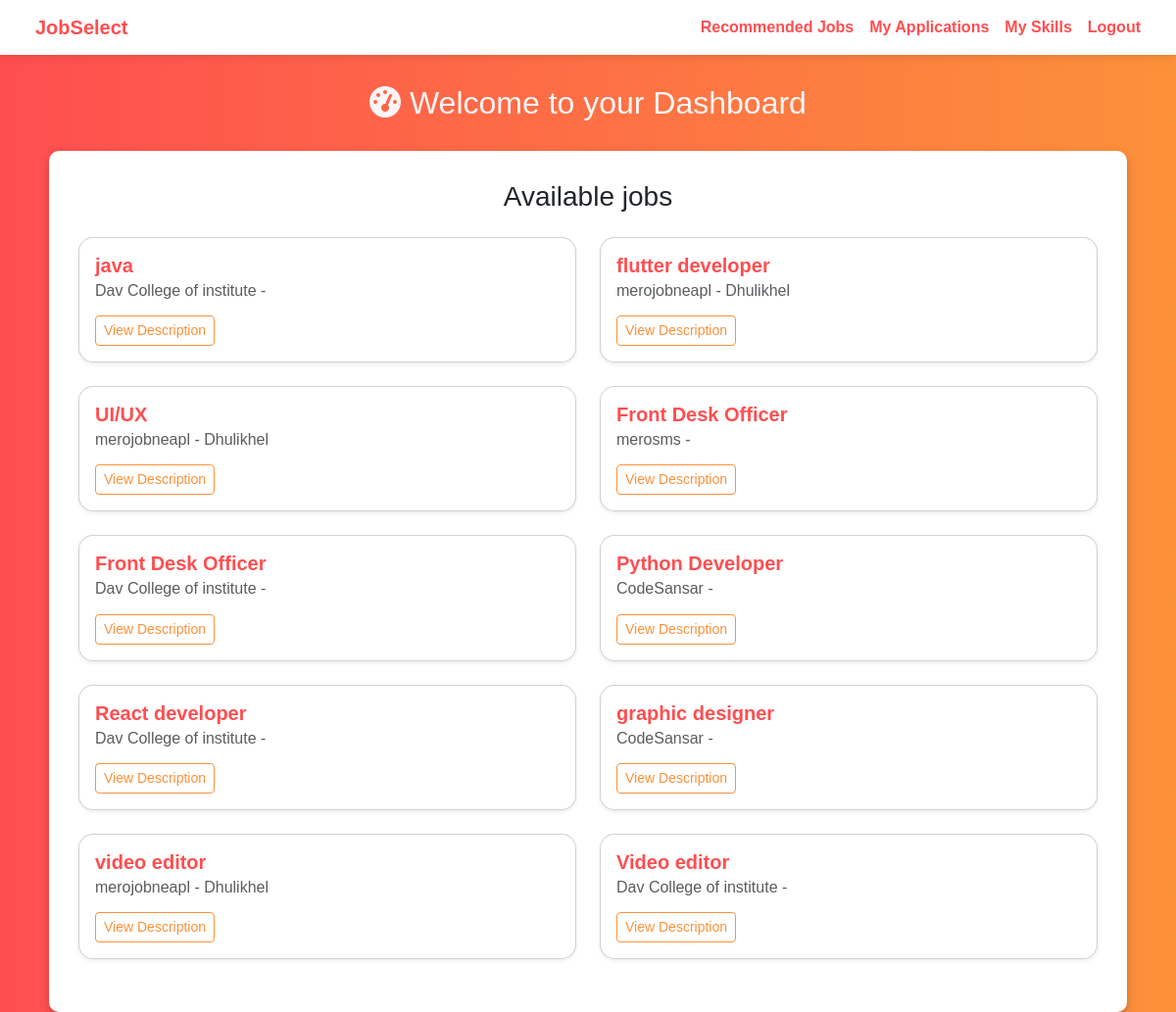
Screenshot of /users/dashboard.php (signed in) with the database file from the repository.
### tables this page shows
CREATE TABLE `jobs` (
  `id` int(11) NOT NULL,
  `title` varchar(100) NOT NULL,
  `description` text DEFAULT NULL,
  `category` varchar(100) DEFAULT NULL,
  `category_id` int(11) DEFAULT NULL,
  `company_id` int(11) DEFAULT NULL,
  `created_at` datetime DEFAULT current_timestamp(),
  `location` varchar(255) DEFAULT NULL,
  `status` enum('pending','approved','rejected') DEFAULT 'pending',
  `is_approved` tinyint(4) DEFAULT 0,
  `skills_required` text DEFAULT NULL,
  `applicants_required` int(11) NOT NULL DEFAULT 1,
  `start_date` date NOT NULL,
  `end_date` date NOT NULL
);

CREATE TABLE `companies` (
  `id` int(11) NOT NULL,
  `name` varchar(100) NOT NULL,
  `description` text DEFAULT NULL,
  `company_login_id` int(11) DEFAULT NULL,
  `location` varchar(255) NOT NULL,
  `category` varchar(100) DEFAULT NULL
);

### users/dashboard.php (the view, shortened to what this page needs)
<?php
require_once '../core/database.php';
$result = $conn->query("SELECT jobs.*, companies.name AS company_name, companies.location AS company_location
                        FROM jobs
                        JOIN companies ON jobs.company_id = companies.id
                        WHERE jobs.status = 'approved'");
?>
<!DOCTYPE html>
<html lang="en">
<head>
    <link rel="stylesheet" href="https://cdn.jsdelivr.net/npm/bootstrap@5.3.0/dist/css/bootstrap.min.css">
    <link rel="stylesheet" href="https://cdnjs.cloudflare.com/ajax/libs/font-awesome/6.4.0/css/all.min.css">
</head>
<body>
<nav class="navbar navbar-expand-lg px-4">
    <div class="container-fluid">
        <a class="navbar-brand fw-bold" href="#">JobSelect</a>
        <div class="d-flex gap-3">
            <a class="nav-link" href="../recommended_jobs_combined.php">Recommended Jobs</a>
             <a class="nav-link" href="applications.php">My Applications</a>
            <a class="nav-link" href="my_skills.php">My Skills</a>
            <a class="nav-link" href="logout.php">Logout</a>
        </div>
    </div>
</nav>
<h2 class="dashboard-heading"><i class="fa fa-tachometer-alt"></i> Welcome to your Dashboard</h2>
<div class="job-listing-container">
    <h3 class="text-center mb-4">Available jobs</h3>
    <div class="row">
        <?php
        if ($result->num_rows > 0) {
            while ($job = $result->fetch_assoc()) {
                $currentDate = date('Y-m-d');
                $endDate = $job['end_date'];
                $applyButton = ($currentDate <= $endDate)
                    ? "<a href='apply_job.php?job_id={$job['id']}' class='btn btn-sm btn-primary'>Apply Now</a>"
                    : "<button class='btn btn-sm btn-secondary' disabled>Application Closed</button>";
                echo "<div class='col-md-6 mb-4'>
                        <div class='card shadow-sm h-100'>
                            <div class='card-body'>
                                <h5 class='card-title'>{$job['title']}</h5>
                                <h6 class='card-subtitle mb-2 text-muted'>{$job['company_name']} - {$job['company_location']}</h6>
                                <button class='btn btn-outline-warning btn-sm mt-2 show-description' data-job-id='{$job['id']}'>View Description</button>
                                <div class='job-description mt-3' id='job-description-{$job['id']}' style='display:none;'>
                                    <p>{$job['description']}</p>
                                    <p>
                                        <strong>Applicants Required:</strong> {$job['applicants_required']}<br>
                                        <strong>Start Date:</strong> {$job['start_date']}<br>
                                        <strong>End Date:</strong> {$job['end_date']}
                                    </p>
                                    $applyButton
                                </div>
                            </div>
                        </div>
                      </div>";
            }
        } else {
            echo "<p>No approved jobs available at the moment.</p>";
        }
        ?>
    </div>
</div>
</body>
</html>

### users/dashboard.php (style rules this page uses)
body { background: linear-gradient(to right, #ff4e50, #fc913a); font-family: 'Poppins', sans-serif; }
.navbar { background-color: white; box-shadow: 0px 2px 10px rgba(0,0,0,0.1); }
.navbar a { font-weight: bold; color: #ff4e50; }
.dashboard-heading { text-align: center; color: rgb(255, 245, 245); margin: 30px 0; }
.job-listing-container { max-width: 1100px; margin: auto; background: white; padding: 30px; border-radius: 10px; box-shadow: 0px 4px 10px rgba(0, 0, 0, 0.2); }
.card { border-radius: 15px; }
.card-title { font-weight: bold; color: #ff4e50; }
.btn-outline-warning { color: #fc913a; border-color: #fc913a; }

### rows the page displays
jobs: title "java", company.name "Dav College of institute"
jobs: title "flutter developer", company.name "merojobneapl", company.location "Dhulikhel"
jobs: title "UI/UX", company.name "merojobneapl", company.location "Dhulikhel"
jobs: title "Front Desk Officer", company.name "merosms"
jobs: title "Front Desk Officer", company.name "Dav College of institute"
jobs: title "Python Developer", company.name "CodeSansar"
jobs: title "React developer", company.name "Dav College of institute"
jobs: title "graphic designer", company.name "CodeSansar"
jobs: title "video editor", company.name "merojobneapl", company.location "Dhulikhel"
jobs: title "Video editor", company.name "Dav College of institute"
